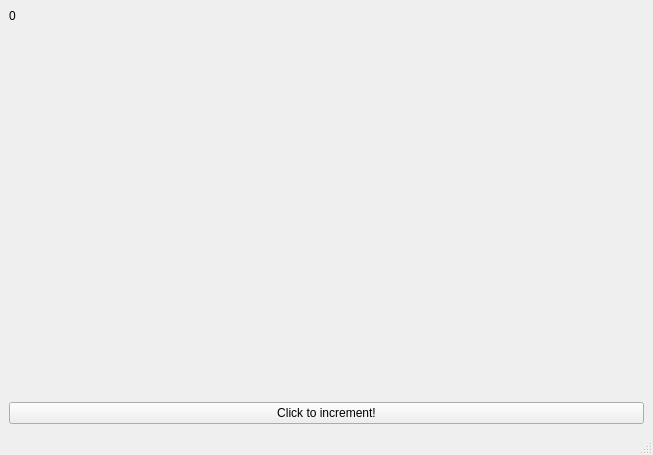
<?xml version="1.0" encoding="UTF-8"?>
<ui version="4.0">
 <class>MainWindow</class>
 <widget class="QMainWindow" name="MainWindow">
  <property name="geometry">
   <rect>
    <x>0</x>
    <y>0</y>
    <width>653</width>
    <height>455</height>
   </rect>
  </property>
  <property name="minimumSize">
   <size>
    <width>250</width>
    <height>250</height>
   </size>
  </property>
  <property name="windowTitle">
   <string>MainWindow</string>
  </property>
  <widget class="QWidget" name="centralwidget">
   <layout class="QVBoxLayout" name="verticalLayout">
    <item>
     <widget class="QLabel" name="countLabel">
      <property name="sizePolicy">
       <sizepolicy hsizetype="MinimumExpanding" vsizetype="MinimumExpanding">
        <horstretch>0</horstretch>
        <verstretch>0</verstretch>
       </sizepolicy>
      </property>
      <property name="text">
       <string>0</string>
      </property>
      <property name="alignment">
       <set>Qt::AlignLeading|Qt::AlignLeft|Qt::AlignTop</set>
      </property>
     </widget>
    </item>
    <item>
     <widget class="QPushButton" name="incrementButton">
      <property name="text">
       <string>Click to increment!</string>
      </property>
     </widget>
    </item>
   </layout>
  </widget>
  <widget class="QMenuBar" name="menubar">
   <property name="geometry">
    <rect>
     <x>0</x>
     <y>0</y>
     <width>653</width>
     <height>20</height>
    </rect>
   </property>
  </widget>
  <widget class="QStatusBar" name="statusbar"/>
 </widget>
 <resources/>
 <connections/>
</ui>
